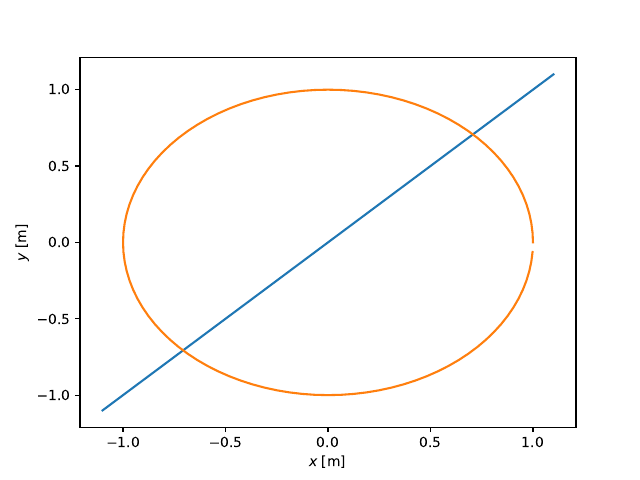

Write Python code to recreate this figure.
# importing the required modules
import matplotlib.pyplot as plt 
import numpy as np
import math

dt=0.01
Nt=100
xP=[]
yP=[]
R=1.
coef=2.*math.pi
for ti in range(Nt):
    t=dt*ti
    x=R*np.cos(coef*t)
    y=R*np.sin(coef*t)
    print '(x,y) = ('+str(x)+','+str(y)+')'
    xP.append(x)
    yP.append(y)

plt.plot([-1.1*R,1.1*R],[-1.1*R,1.1*R])  #"Limit setup graph"
plt.plot(xP,yP)
plt.xlabel(r'$x$ [m]') 
plt.ylabel(r'$y$ [m]') 
plt.savefig("pathPlot.pdf")
plt.clf()
